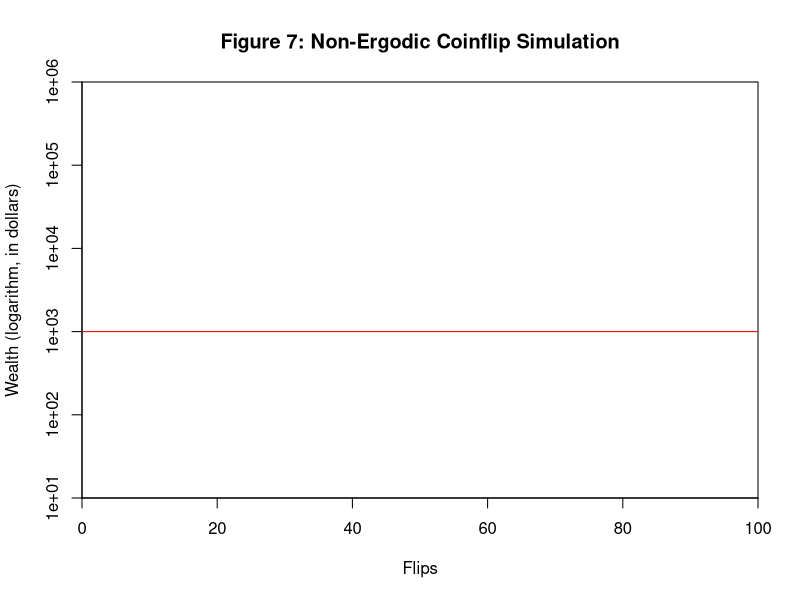

Generate this figure with R: (Note: this script raises an error after producing the figure.)
library(ggplot2)

########### time-average trials

wealth <- 1000
mat <- matrix(nrow=1000, ncol=100)
wealthvec <- numeric(nrow(mat))

set.seed(1001)

# nrow=j is the number of samples. ncol=i is the number of flips per trial
for(j in 1:nrow(mat)){
  wealth <- 1000
for(i in 1:ncol(mat)){
  flip <- sample(0:1,
              size=1,
              prob=c(0.5,0.5),
              replace=T)
  if(flip==1){
    wealth <- wealth*1.2
    } else{
    wealth <- wealth*0.82
    }
  mat[j,i] <- jitter(wealth, amount = 1)
}
  wealthvec[j] <- wealth
}



wealth <- 1000
mean(wealthvec)
sd(wealthvec)



sample_ror <- (mean(wealthvec)/wealth)^(1/ncol(mat))-1
sample_ror

sum(wealthvec>1000)
max(wealthvec)

mattran <- t(mat)
mattran2 <- data.frame(apply(mattran, 2, function(x) as.numeric(as.character(x))))

numbervec <- seq(from = 1, to=(ncol(mat)), by = 1)

numberedmat <- cbind(numbervec, mattran2)

## data for doc

plot(x=c(0,numberedmat$numbervec), y=c(wealth,numberedmat$X1), type="l", xlim=c(0,100), xaxs="i", yaxs="i",log="y", ylim=c(10,1000000), main = 
       "Figure 7: Non-Ergodic Coinflip Simulation", ylab="Wealth (logarithm, in dollars)", xlab= "Flips", yaxs="i",
     lwd=0.01, col="black")
abline(h=c(1000), col = "red")
for(i in 3:ncol(numberedmat)){
lines(x= c(0,numberedmat$numbervec), y= c(wealth,numberedmat[,i]), type="l", lwd= 0.01, col="black")
}

quantiles <- quantile(wealthvec)
Q1 <- subset(wealthvec, wealthvec<quantiles[2])
Q2 <- subset(wealthvec, wealthvec>quantiles[2] & wealthvec<quantiles[3])
Q3 <- subset(wealthvec, wealthvec>quantiles[3] & wealthvec<quantiles[4])
Q4 <- subset(wealthvec, wealthvec>quantiles[4])

mq1 <- mean(Q1)
sdq1 <- sd(Q1)
mq2 <- mean(Q2)
sdq2 <- sd(Q2)
mq3 <- mean(Q3)
sdq3 <- sd(Q3)
mq4 <- mean(Q4)
sdq4 <- sd(Q4)

quartilemeans <- round(rbind (mq1, mq2, mq3, mq4), digits = 2)
quartilesds <- round(rbind(sdq1, sdq2, sdq3, sdq4), digits = 2)
quartilemins <- round(rbind(quantiles[1], quantiles[2], quantiles[3], quantiles[4]), digits = 2)
quartilemax <- round(rbind(quantiles[2], quantiles[3], quantiles[4], quantiles[5]), digits = 2)
col1 <- rbind("First Quartile","Second Quartile","Third Quartile","Fourth Quartile")

quartiles <- cbind(col1, quartilemins, quartilemax, quartilemeans, quartilesds)

quartiledf <- as.data.frame(quartiles)
colnames(quartiledf) <- c("Table X.1.", "Minimum","Maximum", "Mean", "Standard Deviation")

### mean-var calcs

mean_var_util <- function(n, m, g, l, wealth, gam){
  exp <- wealth*m*(p*g + (1-p)*l)^n
  var <- (1/m)*(wealth^2)*((p*g^2 + (1-p)*l^2)^n-(p*g + (1-p)*l)^n)
  return(var)
  utility <- exp - (gam/2)*var^2
  return(utility)
}

mean_var_util(1, 1, 1.5, 0.6, 1000, gam=1)

########## CapM Calcs

capm <- function(R_f) 

########## space average trials

wealth <- 1000

matsat <- matrix(nrow=1000000, ncol=1)
wealthvecsat <- nrow(matsat)

# nrow=j is the number of samples. ncol=i is the number of flips per trial. Note that we need an extra *10 trials to have the same number of flips
for(j in 1:nrow(matsat)){
  wealth <- 1000
    flip <- sample(0:1,
                   size=1,
                   prob=c(0.5,0.5),
                   replace=T)
    if(flip==1){
      wealth <- wealth*1.5} 
    else{
      wealth <- wealth*0.6
    }
    matsat[j,1] <- wealth
  wealthvecsat[j] <- wealth
}

wealth <- 1000
mean(wealthvecsat)
wealthvecsatround <- round(wealthvecsat, digits = 2)
wvrahsat <- subset(wealthvecsatround, wealthvecsatround>1000)

exp_ror <- (mean(wealthvec)/wealth)^(1/ncol(mat))-1

exp_ror
sd(wealthvecsat)
mean(wealthvecsat)
sum(wealthvecsatround>wealth)

round(sum(wealthvecsatround>wealth)/nrow(matsat), digits = 2)

hist(wealthvecsatround)


###

df <- data.frame(mat)

numb <- numeric(100000)
  for(j in 1:100000){
  numb[j] <- j}

mattran <- as.data.frame(t(mat))

dftran <- cbind(numb,mattran)

summary(df)
rownames(df)

## TEST for how to graph the results

tmat <- matrix(data = c(1,2,3,4,5,6), nrow=2, ncol=3)
tmattran <- t(tmat)

tvec <- c("vec1","vec2","vec2")
tvecno <- c(1,2,3)

tdat <- as.data.frame(cbind(tvec,tvecno,tmattran))

tdat2 <- data.frame(apply(tdat, 2, function(x) as.numeric(as.character(x))))


tdat$tvecno <- as.numeric((as.character(tdat$tvecno)))
tdat$V3 <- as.numeric(as.character((tdat$V3)))
tdat$V4 <- as.numeric(as.character(tdat$V4))


typeof(tdat$tvecno)
is.numeric(tdat$V4)


plot(x=c(0,tdat2$tvecno), y=c(0,tdat2$V3), type="o", xlim=c(0,3), ylim=c(0,6))
lines(x= c(0,tdat2$tvecno), y= c(0,tdat2$V4), type="o")

## 

exp <- numeric(1000000)

for(i in 1:1000000){
  out <- 1
  flip <- sample(0:1,
                 size=1,
                 prob=c(0.5,0.5),
                 replace=T)
  
  if(flip==1){
    out <- out*1.5} 
  else{
    out <- out*0.6
  }
  exp[i] <- out
}
prob <- mean(exp)
prob

round(prob, digits = 2)